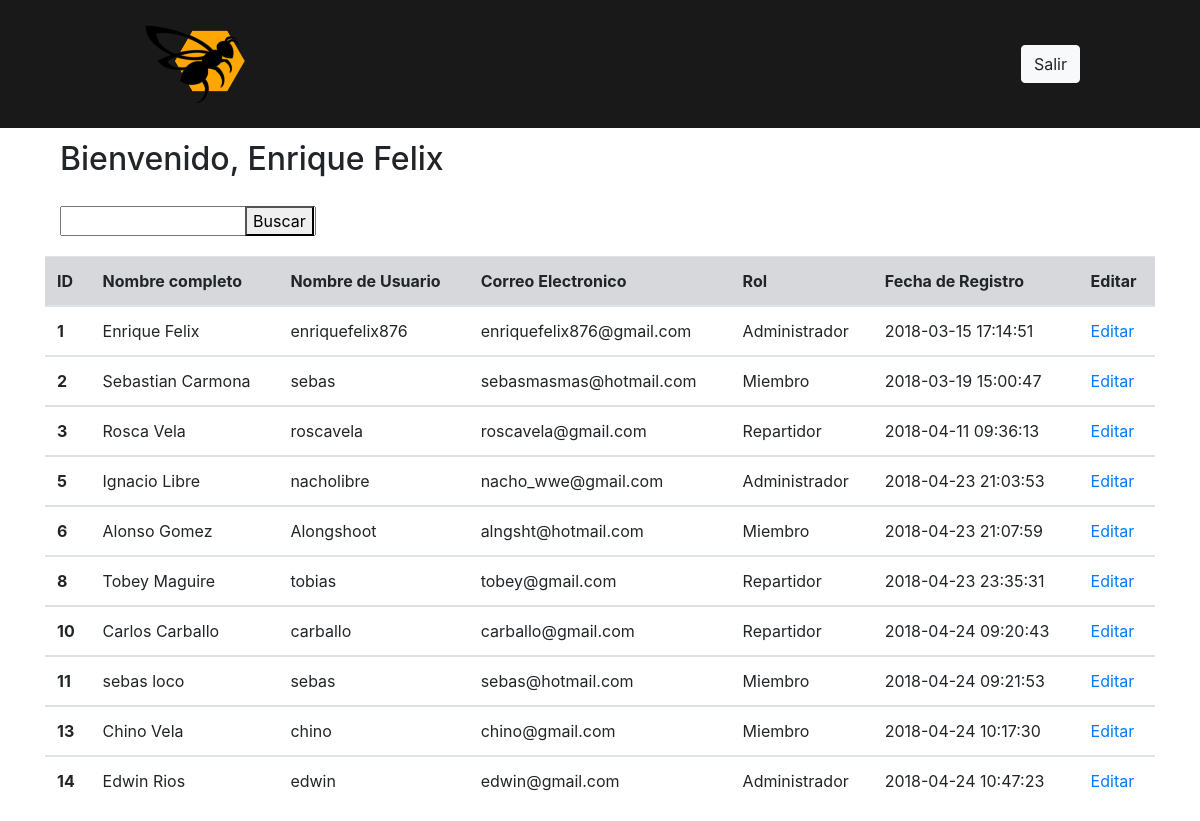
The page /home.php (signed in) on the database its author committed.
### tables this page shows
CREATE TABLE `user` (
  `id` int(11) NOT NULL,
  `fullname` varchar(500) NOT NULL,
  `username` varchar(100) NOT NULL,
  `email` varchar(255) NOT NULL,
  `password` varchar(255) NOT NULL,
  `rol` enum('Miembro','Administrador','Repartidor') NOT NULL DEFAULT 'Miembro',
  `phonenumber` varchar(100) DEFAULT NULL,
  `created_at` datetime NOT NULL
);

### includes/list_of_members.php (the view)
<?php
include "php/conexion.php";
$sql= "select * from user";
$query = $con->query($sql);
?>
<div class="container" style="padding-top:20px; padding-bottom: 20px">
  <div class="row">
    <div class="col-2">
      <input type="text">
    </div>
    <div class="col">
      <button type="submit">Buscar</button>
    </div>
  </div>
</div>
<table class="table">
  <thead>
    <tr class="table-secondary">
      <th scope="col">ID</th>
      <th scope="col">Nombre completo</th>
      <th scope="col">Nombre de Usuario</th>
      <th scope="col">Correo Electronico</th>
      <th scope="col">Rol</th>
      <th scope="col">Fecha de Registro</th>
      <th scope="col">Editar</th>
    </tr>
  </thead>
<?php
    while($datos=$query->fetch_array()){
?>
    <tbody>
    <tr class¨="table-primary">
      <th scope="row"> <?php echo $datos["id"]?> </th>
      <td> <?php echo $datos["fullname"]?> </td>
      <td> <?php echo $datos["username"]?> </td>
      <td> <?php echo $datos["email"]?> </td>
      <td> <?php echo $datos["rol"]?> </td>
      <td> <?php echo $datos["created_at"]?> </td>
      <td> <a href="./info_usuario_admin.php?id=<?php echo $datos["id"]?>"> Editar</td></a>
    </tr>
    </tbody>
    <?php
    }
    ?>
</table>

### home.php (shortened to what this page needs)
<!DOCTYPE html>
<html lang="en">
<head>
    <link rel="stylesheet" href="https://maxcdn.bootstrapcdn.com/bootstrap/4.0.0/css/bootstrap.min.css">
<?php include('includes/header.php'); ?>
<?php include('./includes/info_user.php'); ?>
</body>
</html>

### includes/header.php
<header style="background: rgba(0,0,0,0.9); width: 100%; position: fixed; z-index: 10;">
    <section style="width: 80%; margin: auto; overflow:hidden">
    <?php if(!isset($_SESSION["user_id"])):?>
        <div class="row">
        <div class="col sm-6">
            <a href="index.php"><img src="img/logo2.png" alt="app"></a>
        </div>
        <div class="col sm-6 text-right" style="padding-top:45px">
            <a href="login.php"><button type="button" class="btn btn-light">Acceder</button></a>
            <a href="registro.php"><button type="button" class="btn btn-light">Registrar</button></a>
        </div>
        </div>
    <?php else:?>
    <div class="row">
        <div class="col sm-6">
            <a href="home.php"><img src="img/logo2.png" alt="app"></a>
        </div>
        <div class="col sm-6 text-right" style="padding-top:45px">
            <a href="./php/logout.php"><button type="button" class="btn btn-light">Salir</button></a>
        </div>
        </div>
    <?php endif;?>
    </section>
</header>

### includes/info_user.php (shortened to what this page needs)
<div class="container">
<?php
include "php/conexion.php";
$sql= "select * from user where id = \"$_SESSION[user_id]\"";
$query = $con->query($sql);
while($datos=$query->fetch_array()){
    $nombreCompleto = $datos["fullname"];
}
?>
<div class="container">
    <div class="row">
        <div class="col">
            <h2 style="padding-top:140px;">Bienvenido, <?php echo $nombreCompleto?></h2>
        </div>
        <div class="col text-right">
        </div>
    </div>
</div>
<?php
switch ($_SESSION["user_rol"]) {
    case "Administrador":
    include('list_of_members.php');
        break;
}
?>
</div>

### rows shown on the page
user: fullname "Enrique Felix", id "1", username "enriquefelix876", email "enriquefelix876@gmail.com", rol "Administrador", created_at "2018-03-15 17:14:51"
user: id "2", fullname "Sebastian Carmona", username "sebas", email "sebasmasmas@hotmail.com", rol "Miembro", created_at "2018-03-19 15:00:47"
user: id "3", fullname "Rosca Vela", username "roscavela", email "roscavela@gmail.com", rol "Repartidor", created_at "2018-04-11 09:36:13"
user: id "5", fullname "Ignacio Libre", username "nacholibre", email "nacho_wwe@gmail.com", rol "Administrador", created_at "2018-04-23 21:03:53"
user: id "6", fullname "Alonso Gomez", username "Alongshoot", email "alngsht@hotmail.com", rol "Miembro", created_at "2018-04-23 21:07:59"
user: id "8", fullname "Tobey Maguire", username "tobias", email "tobey@gmail.com", rol "Repartidor", created_at "2018-04-23 23:35:31"
user: id "10", fullname "Carlos Carballo", username "carballo", email "carballo@gmail.com", rol "Repartidor", created_at "2018-04-24 09:20:43"
user: id "11", fullname "sebas loco", username "sebas", email "sebas@hotmail.com", rol "Miembro", created_at "2018-04-24 09:21:53"
user: id "13", fullname "Chino Vela", username "chino", email "chino@gmail.com", rol "Miembro", created_at "2018-04-24 10:17:30"
user: id "14", fullname "Edwin Rios", username "edwin", email "edwin@gmail.com", rol "Administrador", created_at "2018-04-24 10:47:23"
